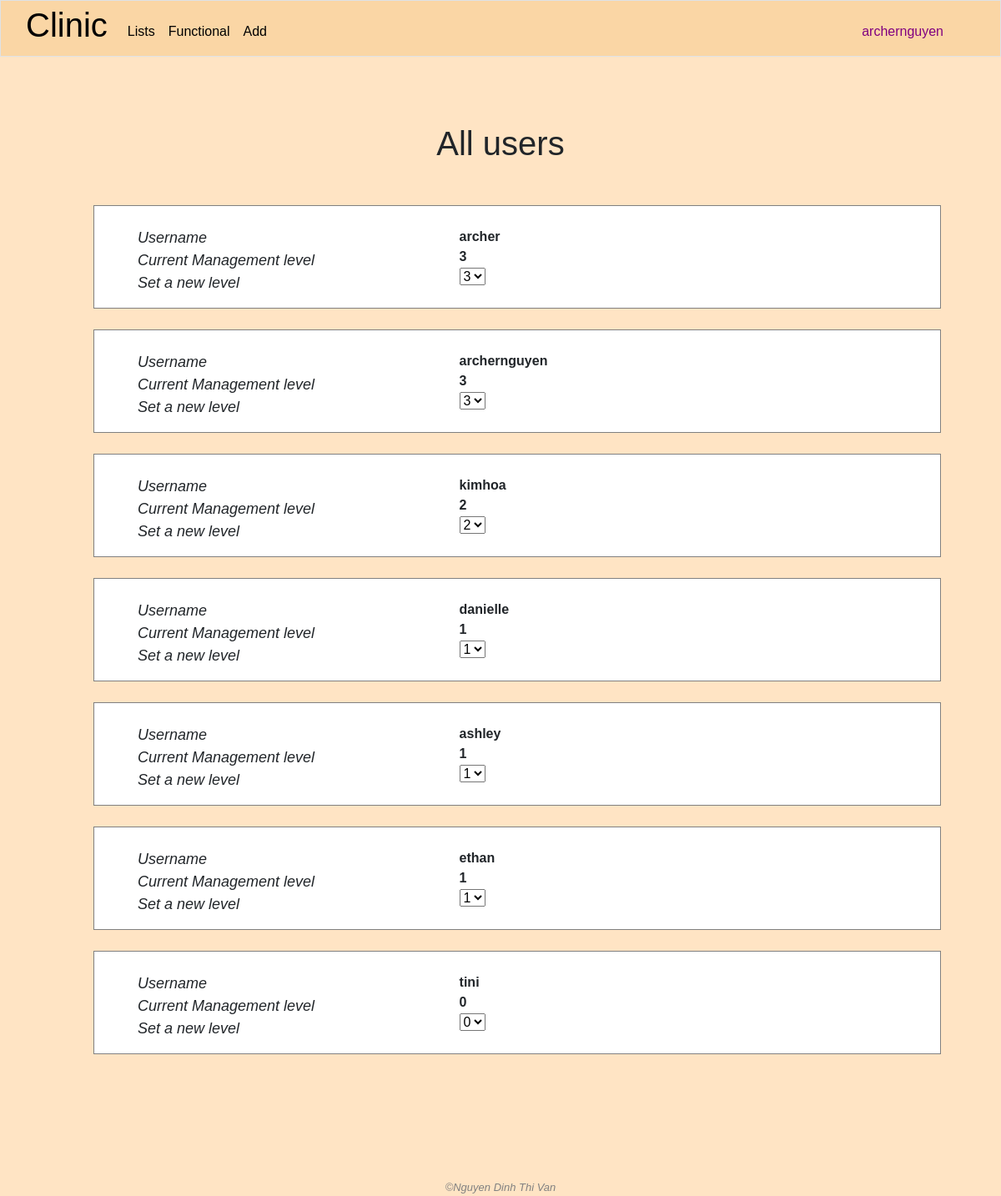
/authorize (signed in), run on the app's committed database.
### clinic/models.py (models this page shows)
class User(AbstractUser):
    class Level(models.IntegerChoices):
        LOW = 1
        MIDDLE = 2
        TOP = 3
    management_right_level = models.IntegerField(choices=Level.choices, blank=True, null=True)

### clinic/views.py (the view)
# urls.py: path('authorize', views.authorize, name='authorize'),
@login_required
@csrf_exempt
def authorize(request):
    if request.method == 'POST':
        if 'modify_user_right' not in user_right(request.user.management_right_level):
            return JsonResponse({'error': "You do not have rights to change user's level"}, status=400)
        data = json.loads(request.body)
        if data.get('new_level') is not None and data.get('chosen_user_id') is not None:
            user = User.objects.get(pk=data['chosen_user_id'])
            user.management_right_level = data['new_level']
            user.save()
            return JsonResponse({'message': 'Level changed'})
        else:
            return JsonResponse({'message': 'Nothing changed'})
    else:
        if 'read_user_right' not in user_right(request.user.management_right_level):
            request.session['nay_message'] = "You don't have the right to visit this page"
            return HttpResponseRedirect(reverse('index'))
        modify_right = 'modify_user_right' in user_right(request.user.management_right_level)
        data_users = User.objects.all()
        return render(request, "clinic/authorize.html", {
            "data_users": data_users,
            "levels": [1, 2, 3],
            "modify_right": modify_right
        })

### clinic/templates/clinic/authorize.html (shortened to what this page needs)
{% extends "clinic/layout.html" %}
{% load static %}
{% block main %}
    <h1 class="text-center">
        All users
    </h1>
    <div class="container">
        {% for data_user in data_users %}
            <div class="user-info" id="user{{ data_user.id }}">
                <div class="field-name">
                    <ul class="no-bullet">
                        <li><i class="i-left">Username</i></li>
                        <li><i class="i-left">Current Management level</i></li>
                        <li><i class="i-left">Set a new level</i></li>
                    </ul>
                </div>
                <div class="field-value">
                    <ul class="no-bullet">
                        <li><strong>{{ data_user.username }}</strong></li>
                        <li><strong class="current-level">{{ data_user.management_right_level }}</strong></li>
                        <li>
                            <select class="level">
                                <option selected value="{{ data_user.management_right_level }}">{{ data_user.management_right_level }}</option>
                            </select>
                        </li>
                    </ul>
                </div>
            </div>
        {% endfor %}
    </div>
{% endblock %}

### clinic/templates/clinic/layout.html (shortened to what this page needs)
{% load static %}
<!DOCTYPE html>
<html lang="en">
    <head>
        <link rel="stylesheet" href="https://cdnjs.cloudflare.com/ajax/libs/font-awesome/4.7.0/css/font-awesome.min.css">
        <link rel="stylesheet" href="{% static 'clinic/bootstrap.css' %}">
        <link rel="stylesheet" href="{% static 'clinic/styles.css' %}">
    </head>
    <body>
        <nav class="navbar navbar-expand-lg navbar-custom border">
            <a class="navbar-brand" href="{% url 'index' %}"><span><h1>Clinic</h1></span></a>
            <div class="collapse navbar-collapse" id="navbar">
                <ul class="navbar-nav me-auto mt-2">
                    <li class="nav-item">
                        <div class="dropdown">
                            <button class="nav-link active" type="button" id="dropdownMenuButton3" data-bs-toggle="dropdown" aria-expanded="false">
                                Lists
                            </button>
                        </div>
                    </li>
                    {% if user.is_authenticated %}
                        <li class="nav-item">
                            <a class="nav-link active">
                                Functional
                            </a>
                        </li>
                        <li class="nav-item" id="adding-items">
                            <div class="dropdown">
                                <button class="nav-link active" type="button" id="dropdownMenuButton1" data-bs-toggle="dropdown" aria-expanded="false">
                                    Add
                                </button>
                            </div>
                        </li>
                    {% endif %}
                </ul>
                <ul class="navbar-nav ms-auto mt-2">
                    {% if user.is_authenticated %}
                        <li class="nav-item">
                            <div class="dropdown">
                                <button class="nav-link active" style="color: purple;" type="button" id="dropdownMenuButton2" data-bs-toggle="dropdown" aria-expanded="false">
                                    {{ user.username }}
                                </button>
                            </div>
                        </li>
                    {% else %}
                        <li class="nav-item">
                            <a class="nav-link active" href="{% url 'login' %}">
                                Log in
                            </a>
                        </li>
                    {% endif %}
                </ul>
            </div>
        </nav>
        <main>{% block main %}{% endblock %}</main>
        <footer class="text-center">
            &#169;Nguyen Dinh Thi Van
        </footer>
    </body>
</html>

### clinic/static/clinic/styles.css (style rules this page uses)
body { font-family: sans-serif; }
body { color: auto; background-color: bisque; }
main { min-height: 40vh; }
footer { margin-top: 150px; font-family: sans-serif; font-size: 13px; font-style: italic; color: grey; }
.navbar-custom { padding: 0 60px 0 30px; background: #FAD6A5; margin-bottom: 30px; }
.container { margin: 50px 0; }
.i-left { font-size: 18px; margin: 10px 20px; }
.no-bullet { list-style-type: none; }
.user-info { display: grid; grid-template-columns: 40% auto; margin-top: 25px; margin-left: 100px; padding-top: 25px; border: 1px solid grey; background-color: white; }

### data on the page
User: username "archernguyen", management_right_level "3"
User: username "archer", management_right_level "3"
User: username "kimhoa", management_right_level "2"
User: username "danielle", management_right_level "1"
User: username "ashley", management_right_level "1"
User: username "ethan", management_right_level "1"
User: username "tini", management_right_level "0"
